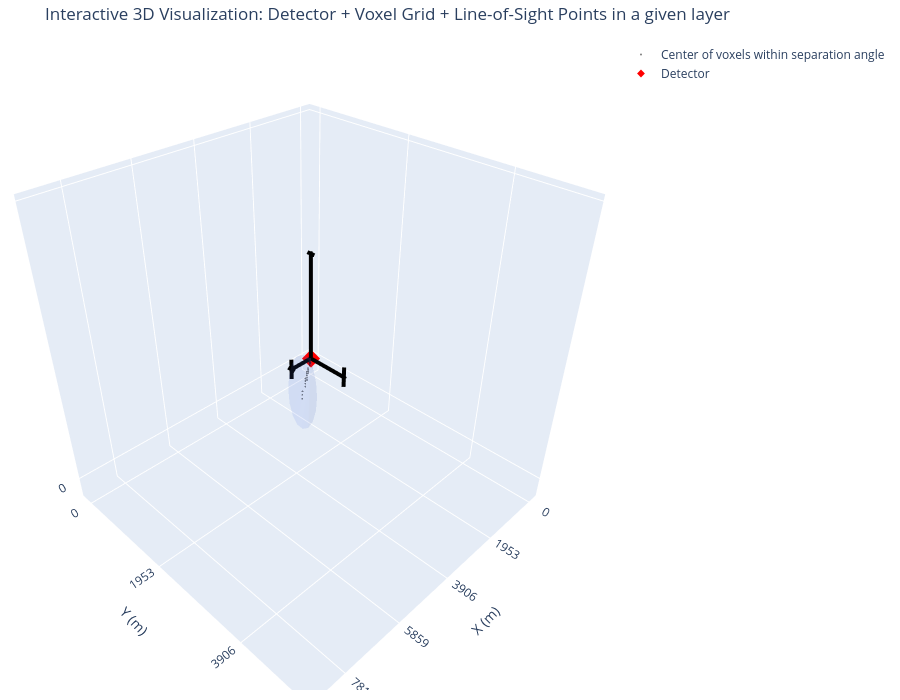

Notebook source saved alongside this figure:
### Code cell
# Create interactive 3D plot with Plotly
fig = go.Figure()



fig.add_trace(
    go.Scatter3d(
        x=selected_voxels[0]*mask_radius,
        y=selected_voxels[1]*mask_radius,
        z=selected_voxels[2]*mask_radius,
        mode="markers",
        marker=dict(size=1, color="black", opacity=0.5),
        name="Center of voxels within separation angle",
        showlegend=True,
    )
)

# Add detector position
fig.add_trace(
    go.Scatter3d(
        x=[det_pos_i],
        y=[det_pos_j],
        z=[det_pos_k],
        mode="markers",
        marker=dict(size=6, color="red", symbol="diamond"),
        name="Detector",
        showlegend=True,
    )
)

# Add detector coordinate axes
axis_len = nside_grid // 10.0


add_axis(fig, (det_pos_i, det_pos_j, det_pos_k), "x", axis_len, color="black")
add_axis(fig, (det_pos_i, det_pos_j, det_pos_k), "y", axis_len, color="black")
add_axis(fig, (det_pos_i, det_pos_j, det_pos_k), "z", axis_len, color="black")

add_cone_mesh(
    fig,
    det_pos=(det_pos_i, det_pos_j, det_pos_k),
    unit_pointing_vec_reference=unit_pointing_vec_reference,
    gamma_tol=gamma_tol,
    cone_length=cone_length,
    n_circle=n_circle,
    n_length=n_length,
    color="royalblue",
    opacity=0.12,
    name=r"Cone of separation angle $\gamma = $" + str(gamma_tol) + "°",
)

fig.update_layout(
    scene=dict(
        xaxis=dict(
            title="X (m)",
            tickmode="array",
            tickvals=list(range(0, nside_grid, nside_grid // 5)),  # voxel indices
            ticktext=[
                f"{val * atmo.grid_wsp.grid_spacing:.0f}" for val in range(0, nside_grid, nside_grid // 5)
            ],  # physical coords
        ),
        yaxis=dict(
            title="Y (m)",
            tickmode="array",
            tickvals=list(range(0, nside_grid + 1, nside_grid // 5)),
            ticktext=[
                f"{val * atmo.grid_wsp.grid_spacing:.0f}" for val in range(0, nside_grid, nside_grid // 5)
            ],
        ),
        zaxis=dict(
            title="Z (m)",
            tickmode="array",
            tickvals=list(range(0, nside_grid + 1, nside_grid // 5)),
            ticktext=[
                f"{val * atmo.grid_wsp.grid_spacing:.0f}" for val in range(0, nside_grid, nside_grid // 5)
            ],
        ),
        aspectmode="cube",
    ),
    title="Interactive 3D Visualization: Detector + Voxel Grid + Line-of-Sight Points in a given layer",
    width=900,
    height=700,
    margin=dict(r=20, b=10, l=10, t=40),
)

# Show the plot
fig.show()

### Figure 1 — Plotly figure (JSON) as saved in the notebook; plotly's stock layout.template omitted (floating-point values rounded to 4 significant figures; data arrays with more than 128 entries replaced by an {"elided": "..."} marker saying what was removed)
{"data": [{"marker": {"color": "black", "opacity": 0.5, "size": 1}, "mode": "markers", "name": "Center of voxels within separation angle", "showlegend": true, "type": "scatter3d", "x": [2, 7, 11, 16, 21, 26, 32, 37, 42, 47, 51, 56, 61, 66, 71, 75, 80, 85, 90, 96, 101, 106, 0, 0, 0, 0, 0, 0, 0, 0, 0, 0, 0, 0, 0, 0, 0, 0, 0, 0, 0, 0, 0, 0, 0, 0, 0, 0, 0, 0, 0, 0, 0, 0, 0, 0, 0, 0, 0, 0, 0, 0, 0, 0, 0, 0, 0, 0, 0, 0, 0, 0, 0, 0, 0, 0, 0, 0, 0, 0, 0, 0, 0, 0, 0, 0, 0, 0, 0, 0, 0, 0, 0, 0, 0, 0, 0, 0, 0, 0, 0, 0, 0, 0, 0, 0, 0, 0, 0, 0, 0, 0, 0, 0, 0, 0, 0, 0, 0, 0, 0, 0, 0, 0, 0, 0, 0, 0], "y": [1, 4, 6, 9, 12, 15, 18, 21, 24, 27, 29, 32, 35, 38, 41, 43, 46, 49, 52, 55, 58, 61, 0, 0, 0, 0, 0, 0, 0, 0, 0, 0, 0, 0, 0, 0, 0, 0, 0, 0, 0, 0, 0, 0, 0, 0, 0, 0, 0, 0, 0, 0, 0, 0, 0, 0, 0, 0, 0, 0, 0, 0, 0, 0, 0, 0, 0, 0, 0, 0, 0, 0, 0, 0, 0, 0, 0, 0, 0, 0, 0, 0, 0, 0, 0, 0, 0, 0, 0, 0, 0, 0, 0, 0, 0, 0, 0, 0, 0, 0, 0, 0, 0, 0, 0, 0, 0, 0, 0, 0, 0, 0, 0, 0, 0, 0, 0, 0, 0, 0, 0, 0, 0, 0, 0, 0, 0, 0], "z": [0, 1, 2, 3, 4, 5, 6, 7, 8, 9, 10, 11, 12, 13, 14, 15, 16, 17, 18, 19, 20, 21, 0, 0, 0, 0, 0, 0, 0, 0, 0, 0, 0, 0, 0, 0, 0, 0, 0, 0, 0, 0, 0, 0, 0, 0, 0, 0, 0, 0, 0, 0, 0, 0, 0, 0, 0, 0, 0, 0, 0, 0, 0, 0, 0, 0, 0, 0, 0, 0, 0, 0, 0, 0, 0, 0, 0, 0, 0, 0, 0, 0, 0, 0, 0, 0, 0, 0, 0, 0, 0, 0, 0, 0, 0, 0, 0, 0, 0, 0, 0, 0, 0, 0, 0, 0, 0, 0, 0, 0, 0, 0, 0, 0, 0, 0, 0, 0, 0, 0, 0, 0, 0, 0, 0, 0, 0, 0]}, {"marker": {"color": "red", "size": 6, "symbol": "diamond"}, "mode": "markers", "name": "Detector", "showlegend": true, "type": "scatter3d", "x": [0], "y": [0], "z": [0]}, {"line": {"color": "black", "width": 8}, "mode": "lines", "showlegend": false, "type": "scatter3d", "x": [0, 12], "y": [0, 0], "z": [0, 0]}, {"line": {"color": "black", "width": 8}, "mode": "lines", "showlegend": false, "type": "scatter3d", "x": [12, 12], "y": [0, -1.2], "z": [0, 0]}, {"line": {"color": "black", "width": 8}, "mode": "lines", "showlegend": false, "type": "scatter3d", "x": [12, 12], "y": [0, 1.2], "z": [0, 0]}, {"line": {"color": "black", "width": 8}, "mode": "lines", "showlegend": false, "type": "scatter3d", "x": [12, 12], "y": [0, 0], "z": [0, -1.2]}, {"line": {"color": "black", "width": 8}, "mode": "lines", "showlegend": false, "type": "scatter3d", "x": [12, 12], "y": [0, 0], "z": [0, 1.2]}, {"line": {"color": "black", "width": 8}, "mode": "lines", "showlegend": false, "type": "scatter3d", "x": [0, 0], "y": [0, 12], "z": [0, 0]}, {"line": {"color": "black", "width": 8}, "mode": "lines", "showlegend": false, "type": "scatter3d", "x": [0, 1.2], "y": [12, 12], "z": [0, 0]}, {"line": {"color": "black", "width": 8}, "mode": "lines", "showlegend": false, "type": "scatter3d", "x": [0, -1.2], "y": [12, 12], "z": [0, 0]}, {"line": {"color": "black", "width": 8}, "mode": "lines", "showlegend": false, "type": "scatter3d", "x": [0, 0], "y": [12, 12], "z": [0, -1.2]}, {"line": {"color": "black", "width": 8}, "mode": "lines", "showlegend": false, "type": "scatter3d", "x": [0, 0], "y": [12, 12], "z": [0, 1.2]}, {"line": {"color": "black", "width": 8}, "mode": "lines", "showlegend": false, "type": "scatter3d", "x": [0, 0], "y": [0, 0], "z": [0, 12]}, {"line": {"color": "black", "width": 8}, "mode": "lines", "showlegend": false, "type": "scatter3d", "x": [0, -1.2], "y": [0, 0], "z": [12, 12]}, {"line": {"color": "black", "width": 8}, "mode": "lines", "showlegend": false, "type": "scatter3d", "x": [0, 1.2], "y": [0, 0], "z": [12, 12]}, {"line": {"color": "black", "width": 8}, "mode": "lines", "showlegend": false, "type": "scatter3d", "x": [0, 0], "y": [0, -1.2], "z": [12, 12]}, {"line": {"color": "black", "width": 8}, "mode": "lines", "showlegend": false, "type": "scatter3d", "x": [0, 0], "y": [0, 1.2], "z": [12, 12]}, {"color": "royalblue", "hoverinfo": "skip", "i": {"elided": "288 int values"}, "j": {"elided": "288 int values"}, "k": {"elided": "288 int values"}, "name": "Cone of separation angle $\\gamma = $1.0°", "opacity": 0.12, "showscale": false, "type": "mesh3d", "x": {"elided": "160 float values"}, "y": {"elided": "160 float values"}, "z": {"elided": "160 float values"}}], "layout": {"height": 700, "margin": {"b": 10, "l": 10, "r": 20, "t": 40}, "scene": {"aspectmode": "cube", "xaxis": {"tickmode": "array", "ticktext": ["0", "1953", "3906", "5859", "7812", "9766"], "tickvals": [0, 25, 50, 75, 100, 125], "title": {"text": "X (m)"}}, "yaxis": {"tickmode": "array", "ticktext": ["0", "1953", "3906", "5859", "7812", "9766"], "tickvals": [0, 25, 50, 75, 100, 125], "title": {"text": "Y (m)"}}, "zaxis": {"tickmode": "array", "ticktext": ["0", "1953", "3906", "5859", "7812", "9766"], "tickvals": [0, 25, 50, 75, 100, 125], "title": {"text": "Z (m)"}}}, "title": {"text": "Interactive 3D Visualization: Detector + Voxel Grid + Line-of-Sight Points in a given layer"}, "width": 900}}
